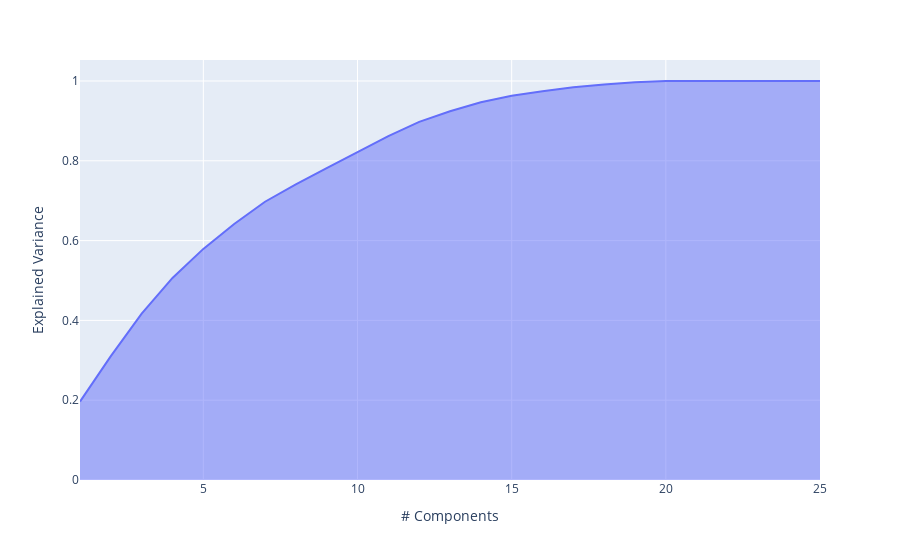

This figure's notebook cell:
### Markdown cell above
Plot of 3 principle components with 41% explained variance.

### Code cell
pca = PCA()
pca.fit(normalized_bumb_df)
exp_var_cumul = np.cumsum(pca.explained_variance_ratio_)

px.area(
    x=range(1, exp_var_cumul.shape[0] + 1),
    y=exp_var_cumul,
    labels={"x": "# Components", "y": "Explained Variance"}
)

### Figure 1 — Plotly figure (JSON) as saved in the notebook; plotly's stock layout.template omitted (floating-point values rounded to 4 significant figures)
{"data": [{"fillpattern": {"shape": ""}, "hovertemplate": "# Components=%{x}<br>Explained Variance=%{y}<extra></extra>", "legendgroup": "", "line": {"color": "#636efa"}, "marker": {"symbol": "circle"}, "mode": "lines", "name": "", "orientation": "v", "showlegend": false, "stackgroup": "1", "type": "scatter", "x": [1, 2, 3, 4, 5, 6, 7, 8, 9, 10, 11, 12, 13, 14, 15, 16, 17, 18, 19, 20, 21, 22, 23, 24, 25], "xaxis": "x", "y": [0.1965, 0.3106, 0.4171, 0.5064, 0.5792, 0.6418, 0.6974, 0.7412, 0.7818, 0.8221, 0.862, 0.8977, 0.9242, 0.9466, 0.9633, 0.9741, 0.9841, 0.9912, 0.9966, 1, 1, 1, 1, 1, 1], "yaxis": "y"}], "layout": {"legend": {"tracegroupgap": 0}, "margin": {"t": 60}, "xaxis": {"anchor": "y", "domain": [0, 1], "title": {"text": "# Components"}}, "yaxis": {"anchor": "x", "domain": [0, 1], "title": {"text": "Explained Variance"}}}}
